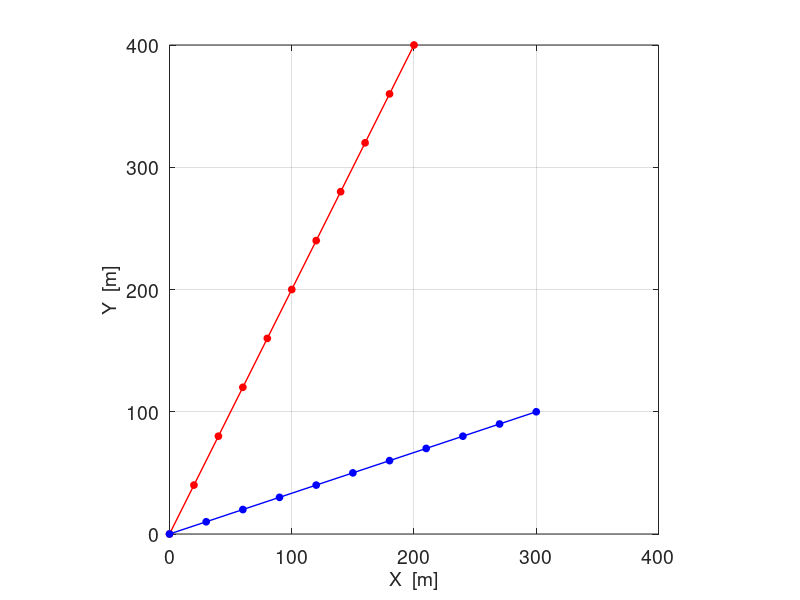
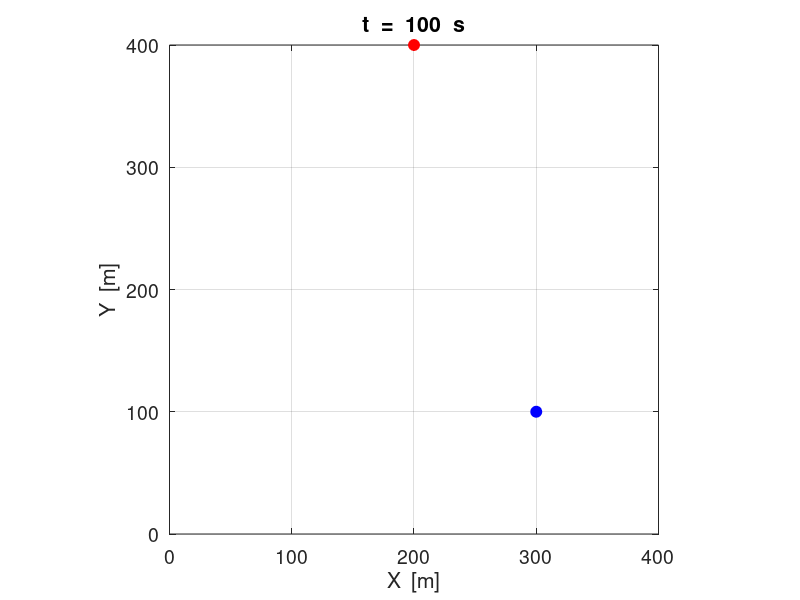
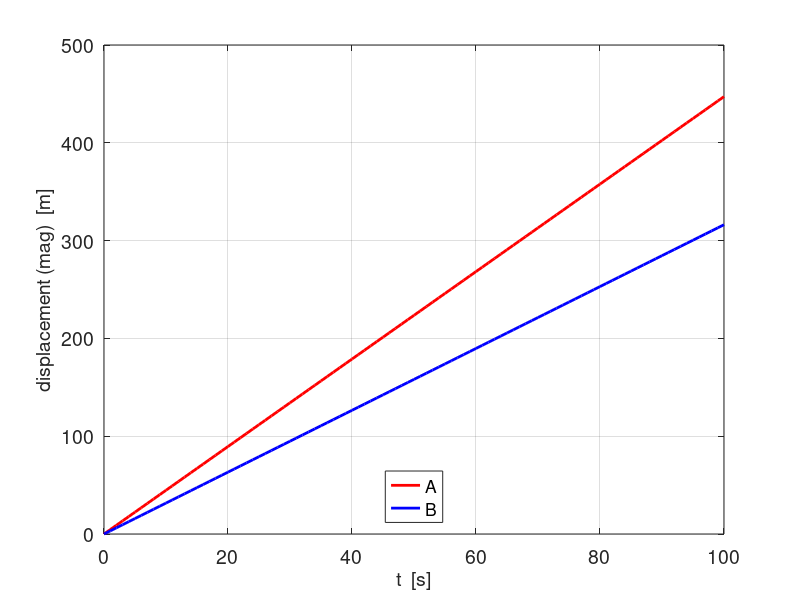
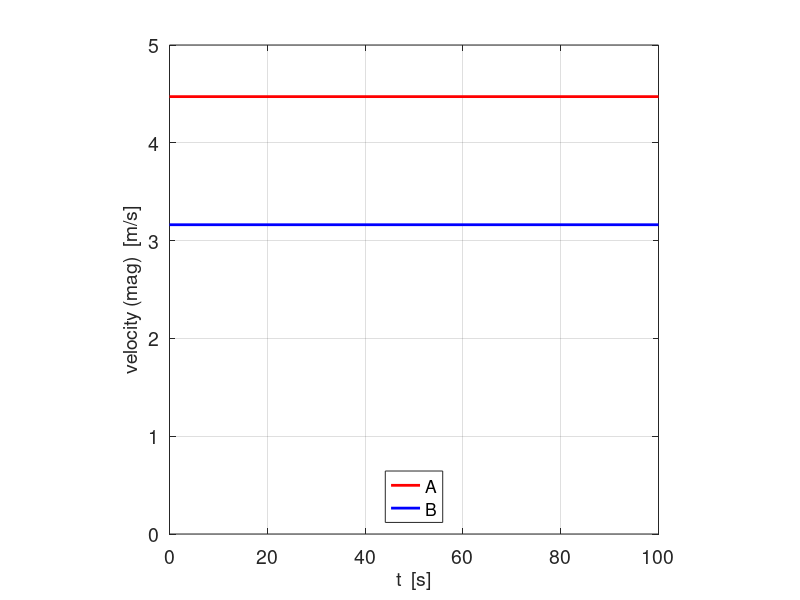

Reproduce these figures in MATLAB, in order.
% sPMat002.m
% Relative Velocity

clc
close all
clear all


tMin = 0;
tMax = 100;
Nt = 101;
vAx = 2;
vAy = 4;
vBx = 3;
vBy = 1;


vA = sqrt(vAx^2+vAy^2);
thetaAv = atan2d(vAy,vAx);

vB = sqrt(vBx^2+vBy^2);
thetaBv = atan2d(vBy,vBx);

t = linspace(tMin,tMax,Nt);
dt = t(2)-t(1);

sAx = vAx .* t;
sAy = vAy .* t;
sA = sqrt(sAx.^2+sAy.^2);

sBx = vBx .* t;
sBy = vBy .* t;
sB = sqrt(sBx.^2+sBy.^2);

% Final displacements  (Event #2)
sAx2 = sAx(end);
sAy2 = sAy(end);
sA2 = sqrt(sAx2^2 + sAy2^2);
thetaA2 = atan2d(sAy2,sAx2);

sBx2 = sBx(end);
sBy2 = sBy(end);
sB2 = sqrt(sBx2^2 + sBy2^2);
thetaB2 = atan2d(sBy2,sBx2);

% OUTPUTS ==============================================================
disp('  ');
fprintf('vA_x  =  %3.2f m/s \n',vAx);
fprintf('vA_y  =  %3.2f m/s \n',vAy);
fprintf('vA  =  %3.2f m/s \n',vA);
fprintf('thetaA_v  =  %3.2f deg \n',thetaAv);
disp('  ');
fprintf('vB_x  =  %3.2f m/s \n',vBx);
fprintf('vB_y  =  %3.2f m/s \n',vBy);
fprintf('vB  =  %3.2f m/s \n',vB);
fprintf('thetab_v  =  %3.2f deg \n',thetaBv);
disp('  ');
fprintf('sAx2  =  %3.2f m \n',sAx2);
fprintf('sAy2  =  %3.2f m \n',sAy2);
fprintf('sA2  =  %3.2f m \n',sA2);
fprintf('thetA2  =  %3.2f deg \n',thetaA2);
disp('  ');
fprintf('sAx2  =  %3.2f m \n',sAx2);
fprintf('sAy2  =  %3.2f m \n',sAy2);
fprintf('sA2  =  %3.2f m \n',sA2);
fprintf('thetA2  =  %3.2f deg \n',thetaA2);

disp('  ');
fprintf('sBx2  =  %3.2f m \n',sBx2);
fprintf('sBy2  =  %3.2f m \n',sBy2);
fprintf('sB2  =  %3.2f m \n',sB2);
fprintf('thetB2  =  %3.2f deg \n',thetaB2);


% GRAPHICS ==============================================================

figure(1)   % Paths of system a and B     1111111111111111111111111111111
set(gcf,'Units','normalized');
set(gcf,'Position',[0.025 0.2 0.22 0.32]);
hold on

xP = sAx(1:10:end); yP = sAy(1:10:end);
hPlot = plot(xP,yP,'o');
plot(xP,yP,'r','linewidth',1);
set(hPlot,'Markersize',5,'MarkerFaceColor','r');
set(hPlot,'Markersize',5,'MarkerEdgeColor','r');

xP = sBx(1:10:end); yP = sBy(1:10:end);
hPlot = plot(xP,yP,'o');
plot(xP,yP,'b','linewidth',1);
set(hPlot,'Markersize',5,'MarkerFaceColor','b');
set(hPlot,'Markersize',5,'MarkerEdgeColor','b');

grid on
axis([0 400 0 400]);
axis square
%set(gca,'xTick',-5:5);
%set(gca,'yTick',-5:5);

set(gca,'fontsize',14);
xlabel('X  [m]','fontsize',14);
ylabel('Y  [m]','fontsize',14);
box on


figure(3)   % s / t graph 333333333333333333333333333333333333333333333333
set(gcf,'Units','normalized');
set(gcf,'Position',[0.25 0.2 0.22 0.32]);
hold on

xP = t; yP = sA;

plot(xP,yP,'r','linewidth',2);

yP = sB;
plot(xP,yP,'b','linewidth',2);

grid on
%axis([0 100 0 5]);
%axis square
%set(gca,'xTick',0:20:100);
%set(gca,'yTick',-5:5);

set(gca,'fontsize',14);
xlabel('t  [s]','fontsize',14);
ylabel('displacement (mag)  [m]','fontsize',14);
legend('A','B','location','south');
box on

figure(4)   % v / t graph   444444444444444444444444444444444444444444444
set(gcf,'Units','normalized');
set(gcf,'Position',[0.48 0.2 0.22 0.32]);
hold on

xP = [0 t(end)]; yP = [vA vA];

plot(xP,yP,'r','linewidth',2);

yP = [vB vB];
plot(xP,yP,'b','linewidth',2);

grid on
axis([0 100 0 5]);
axis square
set(gca,'xTick',0:20:100);
%set(gca,'yTick',-5:5);

set(gca,'fontsize',14);
xlabel('t  [s]','fontsize',14);
ylabel('velocity (mag)  [m/s]','fontsize',14);
legend('A','B','location','south');
box on


figure(5)   % v graph   5555555555555555555555555555555555555555555555555
set(gcf,'Units','normalized');
set(gcf,'Position',[0.48 0.6 0.22 0.32]);
hold on

xP = [0 vAx]; yP = [0 vAy];

plot(xP,yP,'r','linewidth',2);

xP = [0 vBx]; yP = [0 vBy];
plot(xP,yP,'b','linewidth',2);

grid on
axis([0 4 0 4]);
axis square
%set(gca,'xTick',0:20:100);
%set(gca,'yTick',-5:5);

set(gca,'fontsize',14);
xlabel('v_x  [m/s]','fontsize',14);
ylabel('v_y  [m/s]','fontsize',14);
legend('A','B','location','east');
box on


% ========================================================================
% ANIMATION
% ========================================================================

% flag: 0 animated gif NOT saved or 1 saved /  file name
   f_gif = 0;
   ag_name = 'ag_reMot01.gif';
% Delay in seconds before displaying the next image  
   delay = 0.1;  
% Frame counter start
   nt = 1; 


figure(2)
set(gcf,'Units','normalized');
set(gcf,'Position',[0.71 0.2 0.22 0.32]);
grid on

t1 = 't  =  '; t3 = '  s';
%set(gca,'xTick',0:10:100);
%set(gca,'yTick',-5:5);



for c = 1 : Nt
   xP = sAx(c); yP = sAy(c);
   hPlot = plot(xP,yP,'o');
   set(hPlot,'Markersize',8,'MarkerFaceColor','r');
   set(hPlot,'Markersize',8,'MarkerEdgeColor','r'); 
   hold on
   xP = sBx(c); yP = sBy(c);
   hPlot = plot(xP,yP,'o');
   set(hPlot,'Markersize',8,'MarkerFaceColor','b');
   set(hPlot,'Markersize',8,'MarkerEdgeColor','b'); 
   hold off
   
   xlabel('X  [m]','fontsize',14);
   ylabel('Y  [m]','fontsize',14);
   
   t2 = num2str(t(c),'%3.0f');
   tm = [t1 t2 t3];
   title(tm);
   
   box on
   axis square
   axis([0 400 0 400]);
   set(gca,'fontsize',14);
   grid on
   pause(0.1)
 
     if f_gif > 0 
          frame = getframe(2);
          im = frame2im(frame);
          [imind,cm] = rgb2ind(im,256);
     %  On the first loop, create the file. In subsequent loops, append.
          if nt == 1
            imwrite(imind,cm,ag_name,'gif','DelayTime',delay,'loopcount',inf);
          else
           imwrite(imind,cm,ag_name,'gif','DelayTime',delay,'writemode','append');
          end
       nt = nt+1;
     end
end
   

   if f_gif > 0 
      frame = getframe(2);
      im = frame2im(frame);
      [imind,cm] = rgb2ind(im,256);
     %  On the first loop, create the file. In subsequent loops, append.
      if nt == 1
          imwrite(imind,cm,ag_name,'gif','DelayTime',delay,'loopcount',inf);
       else
         imwrite(imind,cm,ag_name,'gif','DelayTime',delay,'writemode','append');
      end
       nt = nt+1;
   end
